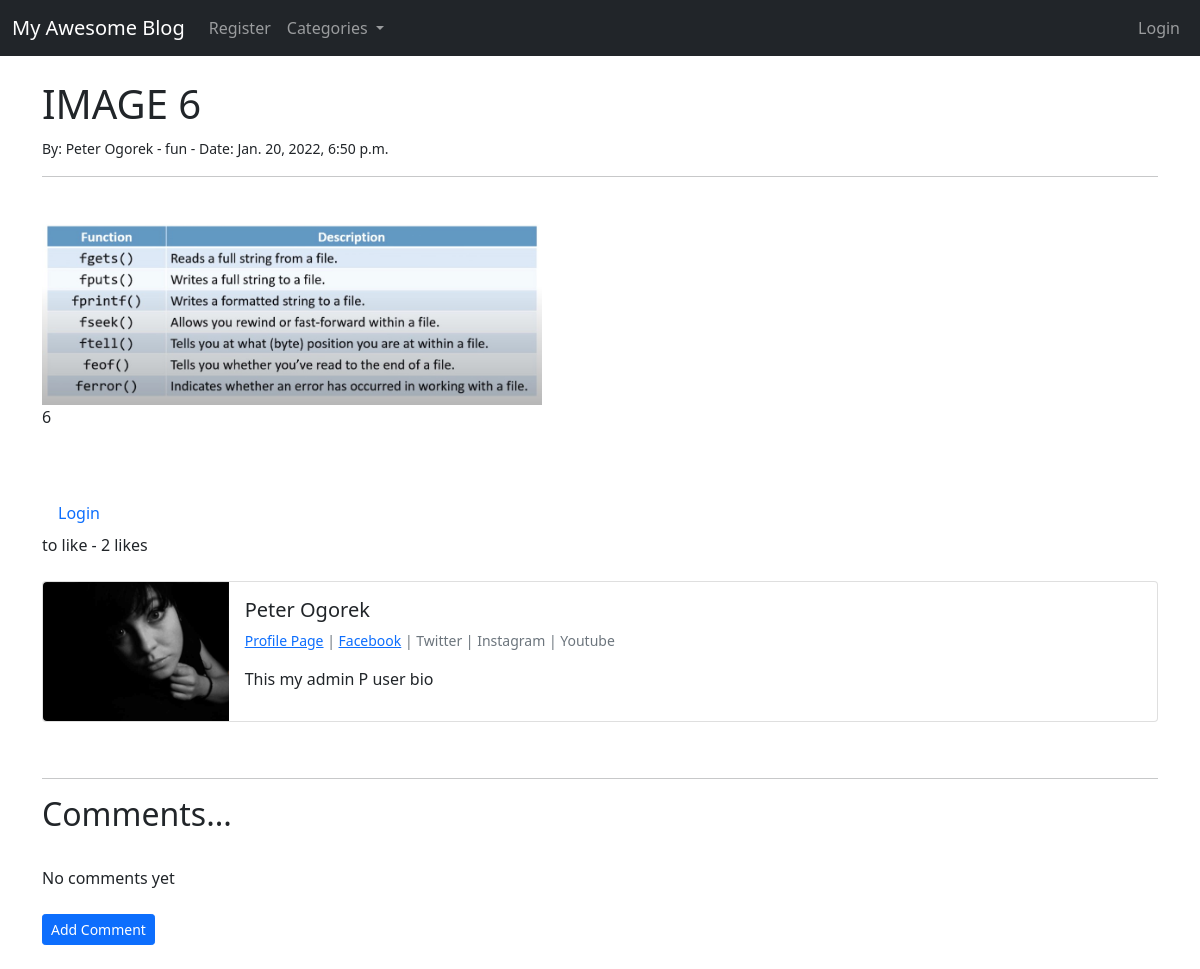
Before: /article/14 with the older database file.
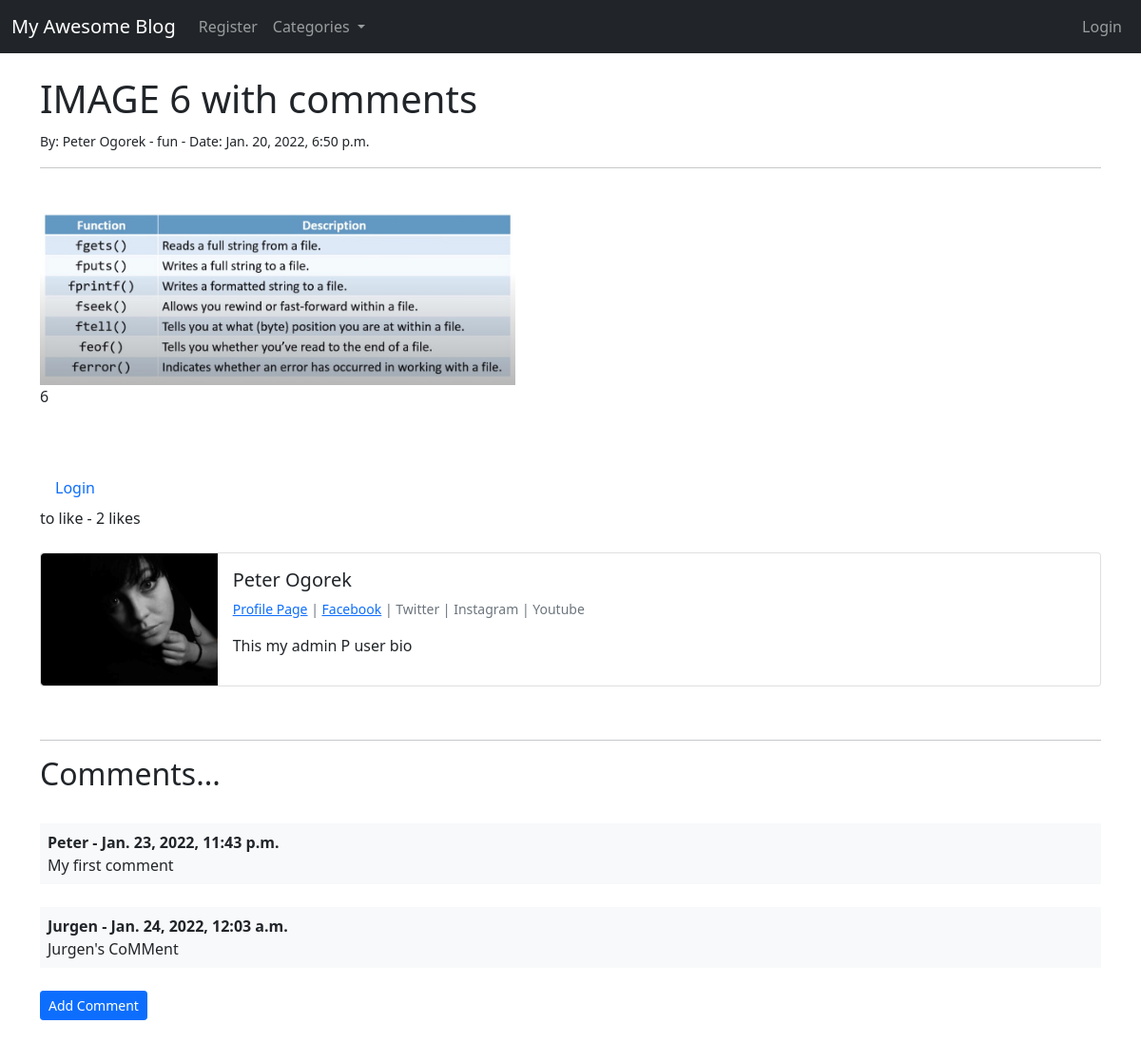
After: the same page with the newer database file.
### theblog/models.py (models this page shows, shortened)
class Post(models.Model):
    title = models.CharField(max_length=255)  # , default="My Awesome Blog")
    header_image = models.ImageField(
        null=True, blank=True, upload_to="images/")
    title_tag = models.CharField(max_length=255)
    author = models.ForeignKey(User, on_delete=models.CASCADE)
    body = RichTextField(blank=True, null=True)
    post_date = models.DateTimeField(auto_now_add=True)
    category = models.ForeignKey(
        Category, max_length=60, on_delete=models.CASCADE, related_name='catego')
    likes = models.ManyToManyField(User, related_name="blog_posts")
    snippet = models.CharField(max_length=255)  # , default="Old Post")
    def total_likes(self):
        return self.likes.count()

class Category(models.Model):
    class Meta:
        verbose_name_plural = "Categories"
    name = models.CharField(max_length=255)
    def __str__(self):
        return self.name

class Profile(models.Model):
    user = models.OneToOneField(User, null=True, on_delete=models.CASCADE)
    bio = models.TextField()
    profile_pic = models.ImageField(
        null=True, blank=True, upload_to="images/profile/")
    website_url = models.CharField(max_length=255, null=True, blank=True)
    fb_url = models.CharField(max_length=255, null=True, blank=True)

class Comment(models.Model):
    post = models.ForeignKey(
        Post, on_delete=models.CASCADE, related_name="comments")
    name = models.CharField(max_length=255)
    body = models.TextField()
    date_added = models.DateTimeField(auto_now_add=True)

### theblog/views.py (the view)
# urls.py: path("article/<int:pk>", ArticleDetailView.as_view(), name="article_detail"),
class ArticleDetailView(DetailView):
    model = Post
    template_name = "article_details.html"
    def get_context_data(self, *args, **kwargs):
        cat_menu = Category.objects.all()
        context = super(ArticleDetailView, self).get_context_data(
            *args, **kwargs)
        context["cat_menu"] = cat_menu
        temp = get_object_or_404(Post, id=self.kwargs["pk"])
        total_likes = temp.total_likes()
        context["total_likes"] = total_likes
        liked = False
        if temp.likes.filter(id=self.request.user.id).exists():
            liked = True
        context["liked"] = liked
        return context

### theblog/templates/article_details.html (shortened to what this page needs)
{% extends "layout.html" %}
{% load static %}
{% block body %}
<h1>{{ post.title }}</h1>
<small>By:
    {{ post.author.first_name }}
    {{ post.author.last_name }} -
    {{ post.category }} -
    Date: {{ post.post_date }}
</small>
<hr><br />
{% if post.header_image %}
<img src="{{ post.header_image.url }}" style="max-width: 500px;">
{% endif %}
{{ post.body | safe}}
<br /><br />
<form action="{% url 'like_post' post.pk %}" method="POST">
    {% if user.is_authenticated %}
    {% if liked %}
    <button type="submit" name="post_id" value="{{ post.id }}" class="btn btn-danger btn-sm">Unlike</button>
    {% else %}
    <button type="submit" name="post_id" value="{{ post.id }}" class="btn btn-primary btn-sm">Like</button>
    {% endif %}
    {% else %}
    <a class="nav-link" href="{% url 'login' %}">Login</a> to like
    {% endif %}
    - {{ total_likes }} likes
</form>
<br />
<div class="card mb-3">
    <div class="row g-0">
        <div class="col-md-2">
            {% if post.author.profile.profile_pic %}
            <img src="{{ post.author.profile.profile_pic.url }}" class="img-fluid rounded-start" alt="profile_pic">
            {% else %}
            <img src="{% static 'theblog/images/default_profile_pic.jpg' %}" class="img-fluid rounded-start" alt="profile_pic">
            {% endif %}
        </div>
        <div class="col-md-10">
            <div class="card-body">
                <h5 class="card-title">
                    {{ post.author.first_name }} {{ post.author.last_name }}
                </h5>
                <p class="small text-muted">
                    <a href="{% url 'show_profile_page' post.author.profile.id %}">Profile Page</a> |
                    {% if post.author.profile.fb_url %}
                    <a href="{{ post.author.profile.fb_url }}">
                        Facebook</a>
                    {% endif %}
                    | Twitter | Instagram | Youtube
                </p>
                {% if post.author.profile.bio %}
                <p class="card-text">{{ post.author.profile.bio }}</p>
                {% endif %}
            </div>
        </div>
    </div>
</div>
<br />
<hr>
<h2>Comments...</h2>
<br/>
{% if not post.comments.all %}
No comments yet<br/><br/>
<a href="{% url 'add_comment' post.pk %}">
    <button class="btn btn-primary btn-sm">Add Comment</button>
</a>
<br /><br />
{% else %}
{% for comment in post.comments.all %}
<div class="bg-light p-2">
    <strong>{{ comment.name }} - {{comment.date_added}}</strong>
    <br />
    {{ comment.body }}
</div>
<br />
{% endfor %}
<a href="{% url 'add_comment' post.pk %}">
    <button class="btn btn-primary btn-sm">Add Comment</button>
</a>
<br /><br />
{% endif %}
{% endblock %}

### theblog/templates/layout.html (shortened to what this page needs)
<!doctype html>
<html lang="en">
<head>
    <link href="https://cdn.jsdelivr.net/npm/bootstrap@5.1.3/dist/css/bootstrap.min.css" rel="stylesheet">
</head>
<body>
    <nav class="navbar navbar-expand-lg navbar-dark bg-dark">
        <div class="container-fluid">
            <a class="navbar-brand" href="{% url 'home' %}">My Awesome Blog</a>
            <div class="collapse navbar-collapse" id="navbarSupportedContent">
                <ul class="navbar-nav me-auto mb-2 mb-lg-0">
                    {% if user.is_authenticated %}
                    <li class="nav-item nav-link">Logged in as {{ user.username }}</li>
                    {% else %}
                    <li class="nav-item">
                        <a class="nav-link" href="{% url 'register' %}">Register</a>
                    </li>
                    {% endif %}
                    {% if cat_menu %}
                    <li class="nav-item dropdown">
                        <a class="nav-link dropdown-toggle" href="#" id="navbarDropdown" role="button" data-bs-toggle="dropdown" aria-expanded="false">
                            Categories
                        </a>
                    </li>
                    {% else %}
                    <li class="nav-item">
                        <a class="nav-link" href="{% url 'category-list' %}">Categories</a>
                    </li>
                    {% endif %}
                </ul>
                {% if user.is_authenticated %}
                <ul class="navbar-nav ms-auto mb-2 mb-lg-0">
                    <li class="nav-item">
                        <a class="nav-link" href="{% url 'add_post' %}">Add post</a>
                    </li>
                    <li class="nav-item dropdown">
                        <a class="nav-link dropdown-toggle" href="#" id="navbarDropdown" role="button" data-bs-toggle="dropdown" aria-expanded="false">
                            {{ user.first_name }} {{ user.last_name }}
                        </a>
                        <ul class="dropdown-menu dropdown-menu-end" aria-labelledby="navbarDropdown">
                            <li><a class="dropdown-item" href="{% url 'edit_profile' %}">Edit Settings</a></li>
                            {% if user.profile.id %}
                            <li><a class="dropdown-item" href="{% url 'edit_profile_page' user.profile.id %}">Edit Profile Page</a></li>
                            <li><a class="dropdown-item" href="{% url 'show_profile_page' user.profile.id %}">Show Profile Page</a></li>
                            {% else %}
                            <li><a class="dropdown-item" href="{% url 'create_profile_page' %}">Create Profile Page</a></li>
                            {% endif %}
                            <li>
                                <hr class="dropdown-divider">
                            </li>
                            <li>
                                <a class="dropdown-item" href="{% url 'logout' %}">Logout</a>
                            </li>
                        </ul>
                    </li>
                </ul>
                {% else %}
                <ul class="navbar-nav ms-auto mb-2 mb-lg-0">
                    <li class="nav-item">
                        <a class="nav-link" href="{% url 'login' %}">Login</a>
                    </li>
                </ul>
                {% endif %}
            </div>
        </div>
    </nav>
    <br />
    <div class="container">
        {% block body %}
        {% endblock %}
    </div>
</body>
</html>

Changed rows visible on the page:
changed Post "Peter": title "IMAGE 6" → "IMAGE 6 with comments"
added Comment: name "Peter", date_added "Jan. 23, 2022, 11:43 p.m.", body "My first comment"
added Comment: name "Jurgen", date_added "Jan. 24, 2022, 12:03 a.m.", body "Jurgen's CoMMent"
Other visible differences:
text no longer shown: "No comments yet"
